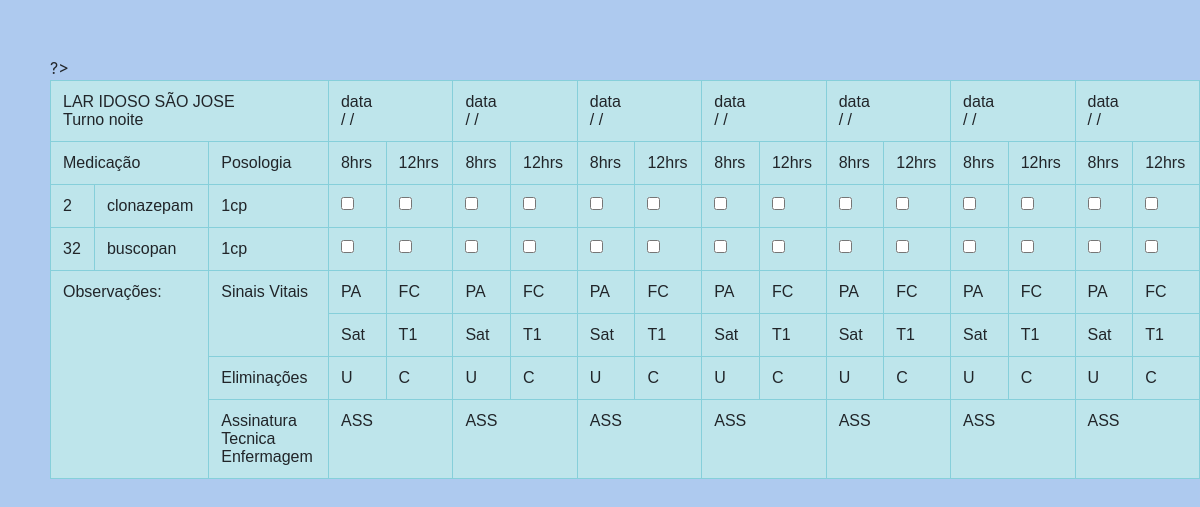
The app's page /sla/checagem_teste.php?ididoso=58 with its own data.
### tables this page shows
CREATE TABLE IF NOT EXISTS `utiliza` (
  `idutiliza` int(11) NOT NULL AUTO_INCREMENT,
  `ididoso` int(11) NOT NULL DEFAULT 0,
  `idremedio` int(11) NOT NULL,
  `posologia` int(2) NOT NULL DEFAULT 0,
  `periodo` varchar(50) NOT NULL DEFAULT '0',
  `obs` varchar(50) DEFAULT NULL,
  PRIMARY KEY (`idutiliza`),
  KEY `FK_utiliza_idosos` (`ididoso`),
  KEY `idremedio` (`idremedio`),
  CONSTRAINT `FK_utiliza_idosos` FOREIGN KEY (`ididoso`) REFERENCES `idosos` (`ididoso`) ON DELETE NO ACTION ON UPDATE NO ACTION,
  CONSTRAINT `FK_utiliza_medicamentos` FOREIGN KEY (`idremedio`) REFERENCES `medicamentos` (`idremedio`) ON DELETE NO ACTION ON UPDATE NO ACTION
);

CREATE TABLE IF NOT EXISTS `medicamentos` (
  `idremedio` int(11) NOT NULL AUTO_INCREMENT,
  `nome_remed` varchar(50) NOT NULL DEFAULT '',
  `dosagem` varchar(50) NOT NULL,
  `descricao` varchar(50) NOT NULL DEFAULT '',
  `categoria` varchar(50) NOT NULL DEFAULT '',
  `obs` varchar(50) NOT NULL,
  PRIMARY KEY (`idremedio`)
);

### sla/checagem_teste.php (the view, shortened to what this page needs)
<html>
<head>
    <link rel="stylesheet" href="https://maxcdn.bootstrapcdn.com/bootstrap/4.5.2/css/bootstrap.min.css">
    <link rel="stylesheet" href="css/dadoidoso.css">
</head>
<body>
    <?php include("conexao.php");
    $ididoso = $_GET['ididoso'];
    $DateAndTime = $Object->format("Y-m-d h:i:s a"); ?>
    ?>
    <table class="table table-info table-bordered">
        <tr>
            <td colspan="3">LAR IDOSO SÃO JOSE<br>Turno noite</td>
            <td colspan="2">data<br>/ /</td>
            <td colspan="2">data<br>/ /</td>
            <td colspan="2">data<br>/ /</td>
            <td colspan="2">data<br>/ /</td>
            <td colspan="2">data<br>/ /</td>
            <td colspan="2">data<br>/ /</td>
            <td colspan="2">data<br>/ /</td>
        </tr>
        <tr>
            <td colspan="2">Medicação</td>
            <td>Posologia</td>
            <td>8hrs</td>
            <td>12hrs</td>
            <td>8hrs</td>
            <td>12hrs</td>
            <td>8hrs</td>
            <td>12hrs</td>
            <td>8hrs</td>
            <td>12hrs</td>
            <td>8hrs</td>
            <td>12hrs</td>
            <td>8hrs</td>
            <td>12hrs</td>
            <td>8hrs</td>
            <td>12hrs</td>
        </tr>
        <?php $sql = "select * from utiliza, medicamentos where utiliza.idremedio = medicamentos.idremedio and ididoso=$ididoso";
        $rs = mysqli_query($con, $sql);
        while ($linha = mysqli_fetch_array($rs)) { ?>
            <tr>
                <td><?php echo $linha['idremedio'];; ?></td>
                <td><?php echo $linha['nome_remed'];; ?></td>
                <td>1cp</td>
                <td><input type="checkbox"></td>
                <td><input type="checkbox"></td>
                <td><input type="checkbox"></td>
                <td><input type="checkbox"></td>
                <td><input type="checkbox"></td>
                <td><input type="checkbox"></td>
                <td><input type="checkbox"></td>
                <td><input type="checkbox"></td>
                <td><input type="checkbox"></td>
                <td><input type="checkbox"></td>
                <td><input type="checkbox"></td>
                <td><input type="checkbox"></td>
                <td><input type="checkbox"></td>
                <td><input type="checkbox"></td>
            <?php } ?>
            </tr>
            <tr>
                <td rowspan="4" colspan="2">Observações:</td>
                <td rowspan="2">Sinais Vitais</td>
                <td>PA</td>
                <td>FC</td>
                <td>PA</td>
                <td>FC</td>
                <td>PA</td>
                <td>FC</td>
                <td>PA</td>
                <td>FC</td>
                <td>PA</td>
                <td>FC</td>
                <td>PA</td>
                <td>FC</td>
                <td>PA</td>
                <td>FC</td>
            </tr>
            <tr>
                <td>Sat</td>
                <td>T1</td>
                <td>Sat</td>
                <td>T1</td>
                <td>Sat</td>
                <td>T1</td>
                <td>Sat</td>
                <td>T1</td>
                <td>Sat</td>
                <td>T1</td>
                <td>Sat</td>
                <td>T1</td>
                <td>Sat</td>
                <td>T1</td>
            </tr>
            <tr>
                <td>Eliminações</td>
                <td>U</td>
                <td>C</td>
                <td>U</td>
                <td>C</td>
                <td>U</td>
                <td>C</td>
                <td>U</td>
                <td>C</td>
                <td>U</td>
                <td>C</td>
                <td>U</td>
                <td>C</td>
                <td>U</td>
                <td>C</td>
            </tr>
            <tr>
                <td>Assinatura<br> Tecnica <br>Enfermagem</td>
                <td colspan="2">ASS</td>
                <td colspan="2">ASS</td>
                <td colspan="2">ASS</td>
                <td colspan="2">ASS</td>
                <td colspan="2">ASS</td>
                <td colspan="2">ASS</td>
                <td colspan="2">ASS</td>
            </tr>
    </table>
</body>
</html>

### css/dadoidoso.css (style rules this page uses)
* { margin: 0; padding: 0; box-sizing: border-box; font-family: Helvetica; }
body { background-color: #AECAEF; background-size: cover; margin-top: 7vh; margin-left: 50; }

### records on screen
utiliza: idremedio.idremedio "2", idremedio.nome_remed "clonazepam"
utiliza: idremedio.idremedio "32", idremedio.nome_remed "buscopan"
